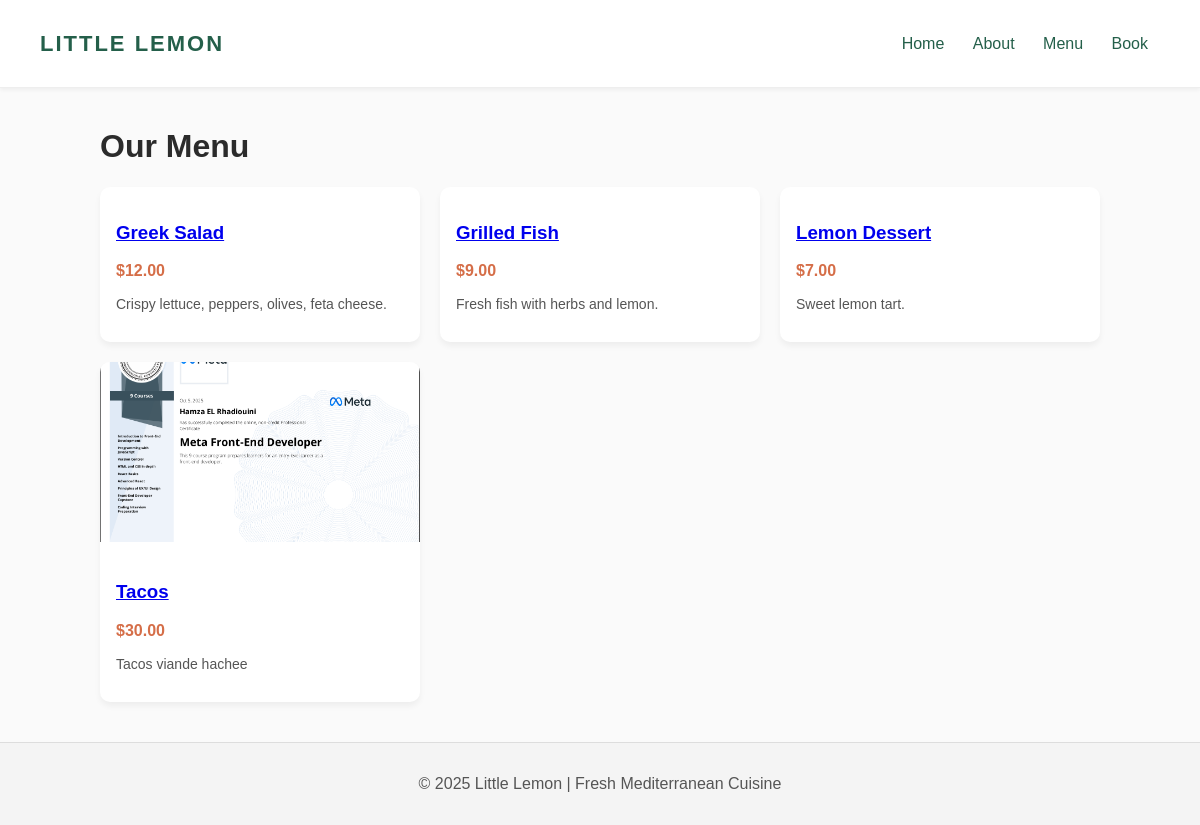
The app's page /menu/ with its own data.
### restaurant/models.py (models this page shows, shortened)
class MenuItem(models.Model):
    name = models.CharField(max_length=120)
    price = models.DecimalField(max_digits=6, decimal_places=2)
    description = models.TextField(blank=True)
    image = models.ImageField(upload_to='menu_images/', blank=True, null=True)
    class Meta:
        ordering = ['name']  # ✅ alphabetical order

### restaurant/views.py (the view)
# urls.py: path('menu/', views.MenuListView.as_view(), name='menu'),
class MenuListView(ListView):
    model = MenuItem
    template_name = 'restaurant/menu.html'
    context_object_name = 'items'  # uses model Meta.ordering

### Templates/restaurant/menu.html (shortened to what this page needs)
{% extends 'base.html' %}
{% block content %}
<h1 class="page-title">Our Menu</h1>
<div class="menu-grid">
  {% for item in items %}
    <div class="menu-card">
      {% if item.image %}
        <img src="{{ item.image.url }}" alt="{{ item.name }}" class="menu-img">
      {% endif %}
      <div class="menu-info">
        <h3><a href="{% url 'menu_item' item.pk %}">{{ item.name }}</a></h3>
        <p class="menu-price">${{ item.price }}</p>
        <p class="menu-desc">{{ item.description|truncatewords:15 }}</p>
      </div>
    </div>
  {% empty %}
    <p>No menu items yet.</p>
  {% endfor %}
</div>
{% endblock %}

### Templates/base.html (shortened to what this page needs)
<!DOCTYPE html>
<html lang="en">
<head>
  {% load static %}
  <link rel="stylesheet" href="{% static 'styles.css' %}">
</head>
<body>
  <header class="site-header">
    <h1 class="logo">LITTLE LEMON</h1>
    <nav class="nav">
      <a href="{% url 'home' %}">Home</a>
      <a href="{% url 'about' %}">About</a>
      <a href="{% url 'menu' %}">Menu</a>
      <a href="{% url 'book' %}">Book</a>
    </nav>
  </header>
  <main class="container">
    {% block content %}{% endblock %}
  </main>
  <footer class="site-footer">
    <p>© 2025 Little Lemon | Fresh Mediterranean Cuisine</p>
  </footer>
</body>
</html>

### static/styles.css (style rules this page uses)
body { font-family: "Poppins", Arial, sans-serif; margin: 0; background-color: #fafafa; color: #2b2b2b; }
.site-header { display: flex; justify-content: space-between; align-items: center; padding: 16px 40px; background: #ffffff; border-bottom: 1px solid #eee; box-shadow: 0 2px 4px rgba(0,0,0,0.05); }
.logo { color: #245f4a; font-size: 22px; letter-spacing: 2px; }
.nav a { margin: 0 12px; text-decoration: none; color: #245f4a; font-weight: 500; }
.container { max-width: 1000px; margin: 40px auto; padding: 0 20px; }
.menu-grid { display: grid; grid-template-columns: repeat(auto-fit, minmax(250px, 1fr)); gap: 20px; }
.menu-card { background: #fff; border-radius: 10px; box-shadow: 0 4px 6px rgba(0,0,0,0.05); overflow: hidden; transition: transform 0.3s ease; }
.menu-img { width: 100%; height: 180px; object-fit: cover; }
.menu-info { padding: 16px; }
.menu-price { color: #d56e48; font-weight: bold; }
.menu-desc { color: #555; font-size: 14px; }
.site-footer { background: #f4f4f4; text-align: center; padding: 16px; color: #555; border-top: 1px solid #ddd; margin-top: 40px; }

### records on screen
MenuItem: name "Greek Salad", price "12.00", description "Crispy lettuce, peppers, olives, feta cheese."
MenuItem: name "Grilled Fish", price "9.00", description "Fresh fish with herbs and lemon."
MenuItem: name "Lemon Dessert", price "7.00", description "Sweet lemon tart."
MenuItem: image (picture), name "Tacos", price "30.00", description "Tacos viande hachee"
